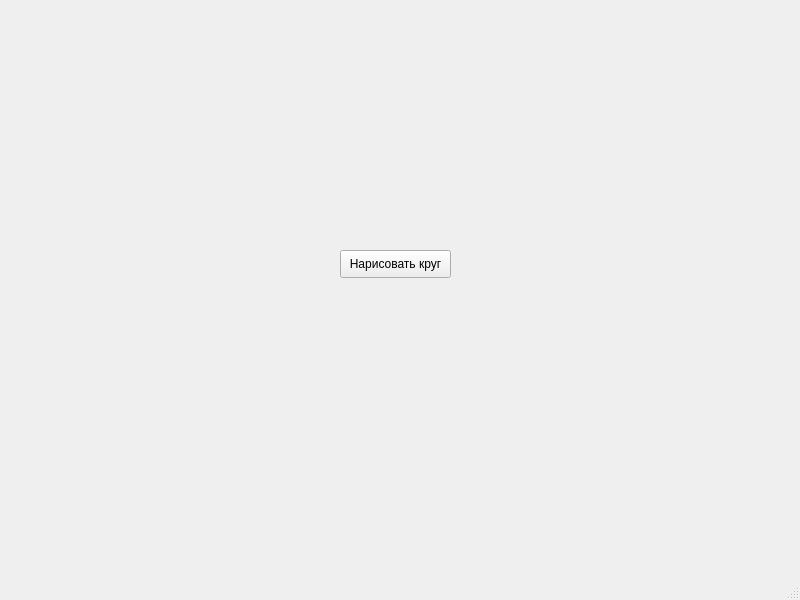
<?xml version="1.0" encoding="UTF-8"?>
<ui version="4.0">
 <class>Circles</class>
 <widget class="QMainWindow" name="Circles">
  <property name="geometry">
   <rect>
    <x>0</x>
    <y>0</y>
    <width>800</width>
    <height>600</height>
   </rect>
  </property>
  <property name="windowTitle">
   <string>Circles</string>
  </property>
  <widget class="QWidget" name="centralwidget">
   <widget class="QPushButton" name="draw_btn">
    <property name="geometry">
     <rect>
      <x>340</x>
      <y>250</y>
      <width>111</width>
      <height>28</height>
     </rect>
    </property>
    <property name="text">
     <string>Нарисовать круг</string>
    </property>
   </widget>
  </widget>
  <widget class="QMenuBar" name="menubar">
   <property name="geometry">
    <rect>
     <x>0</x>
     <y>0</y>
     <width>800</width>
     <height>26</height>
    </rect>
   </property>
  </widget>
  <widget class="QStatusBar" name="statusbar"/>
 </widget>
 <resources/>
 <connections/>
</ui>
